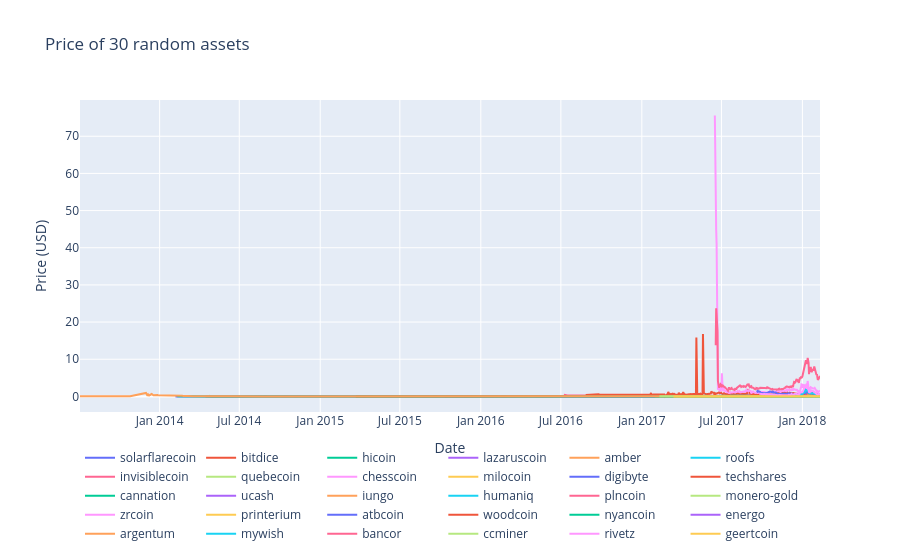
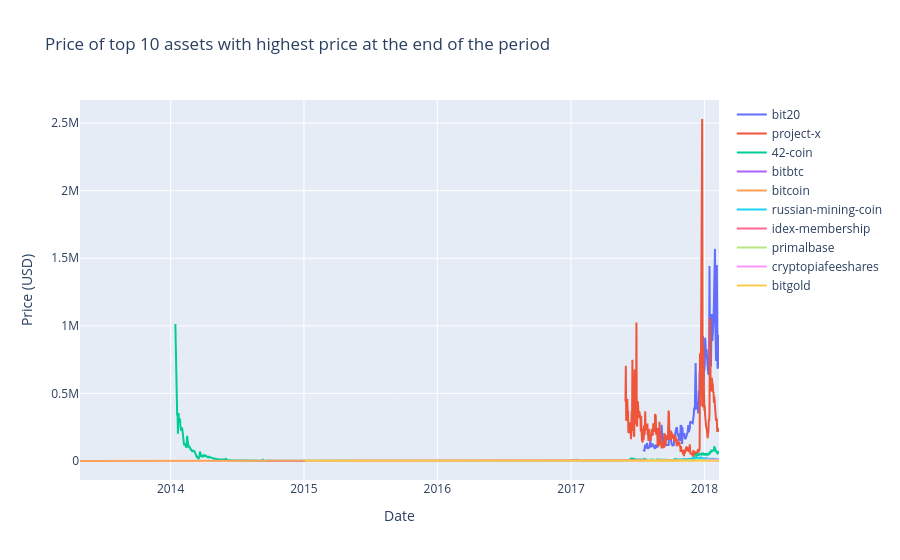

Source (notebook cell) for these figures, in order:
### Markdown cell above
# 3-Plot Data

### Code cell
# %% -------------------- At first let's take 10 random currencies with minimum Price > threshold and plot them.
np.random.seed(40)  # For reproducibility
threshold=10
eligible_currencies = df.loc[df['Price'] < 1000000, 'Currency'].unique()
selected_currencies = np.random.choice(eligible_currencies, min(30, len(eligible_currencies)), replace=False)


data = []
for currency in selected_currencies:
    currency_df = df[df['Currency'] == currency]
    if not currency_df.empty:
        data.append(go.Scatter(
            x=currency_df['Date'],
            y=currency_df['Price'],
            mode='lines',
            name=currency
        ))

layout = go.Layout(
    title=f"Price of {len(selected_currencies)} random assets",
    xaxis=dict(title='Date'),
    yaxis=dict(title='Price (USD)'),
    legend=dict(orientation="h")
)
py.iplot(dict(data=data, layout=layout), filename='basic-line')
#Currencies are sampled randomly, but you should see that some currencies started trading later 

#plot to 10 currencies with highest price at the end of the period
latest_prices = df.groupby('Currency')['Price'].last()
top_currencies = latest_prices.sort_values(ascending=False).head(10).index
data = []
for currency in top_currencies:
    currency_df = df[df['Currency'] == currency]
    if not currency_df.empty:
        data.append(go.Scatter(
            x=currency_df['Date'],
            y=currency_df['Price'],
            mode='lines',
            name=currency
        ))
layout = go.Layout(
    title=f"Price of top 10 assets with highest price at the end of the period",
    xaxis=dict(title='Date'),
    yaxis=dict(title='Price (USD)'),
)
py.iplot(dict(data=data, layout=layout), filename='basic-line')
